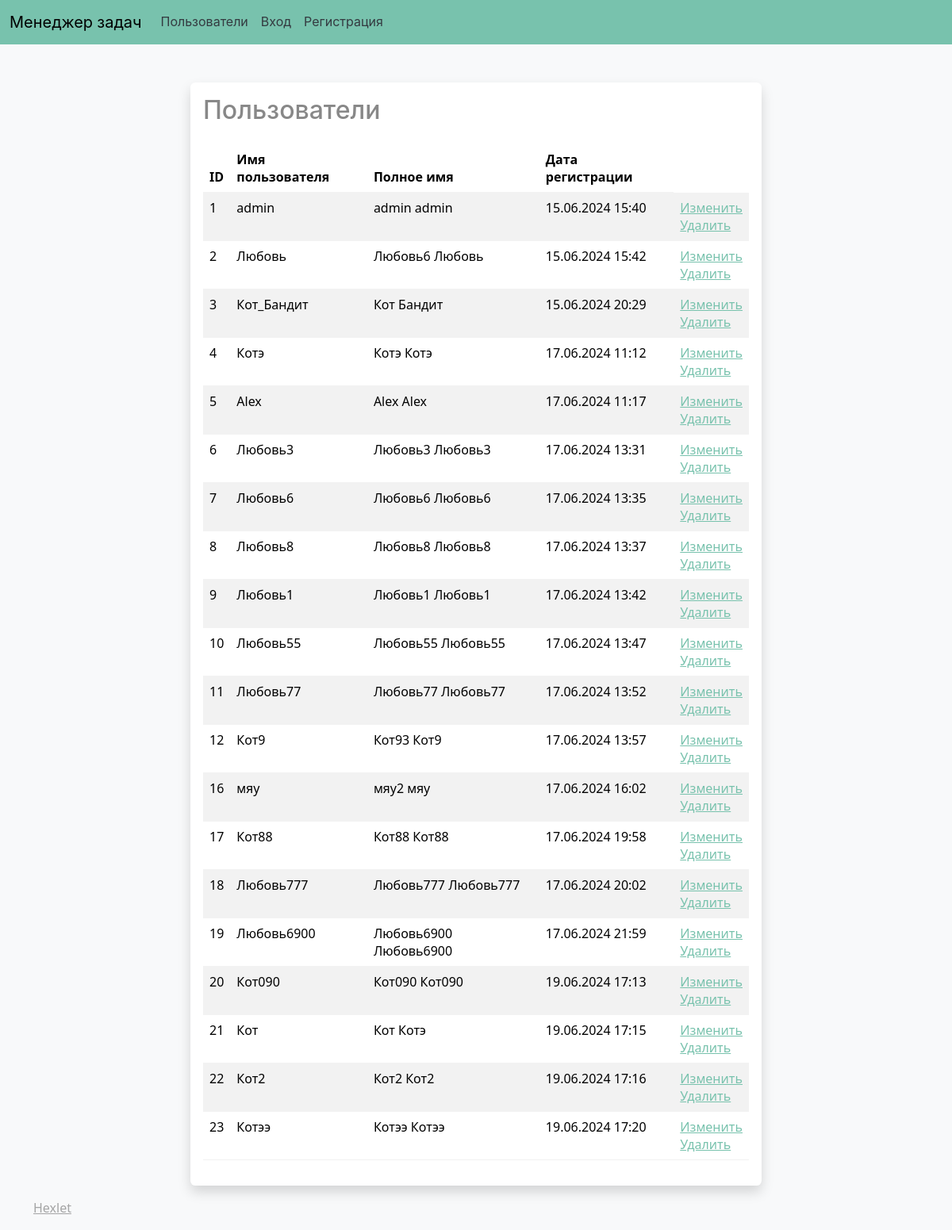
The app's page /users/, older data.
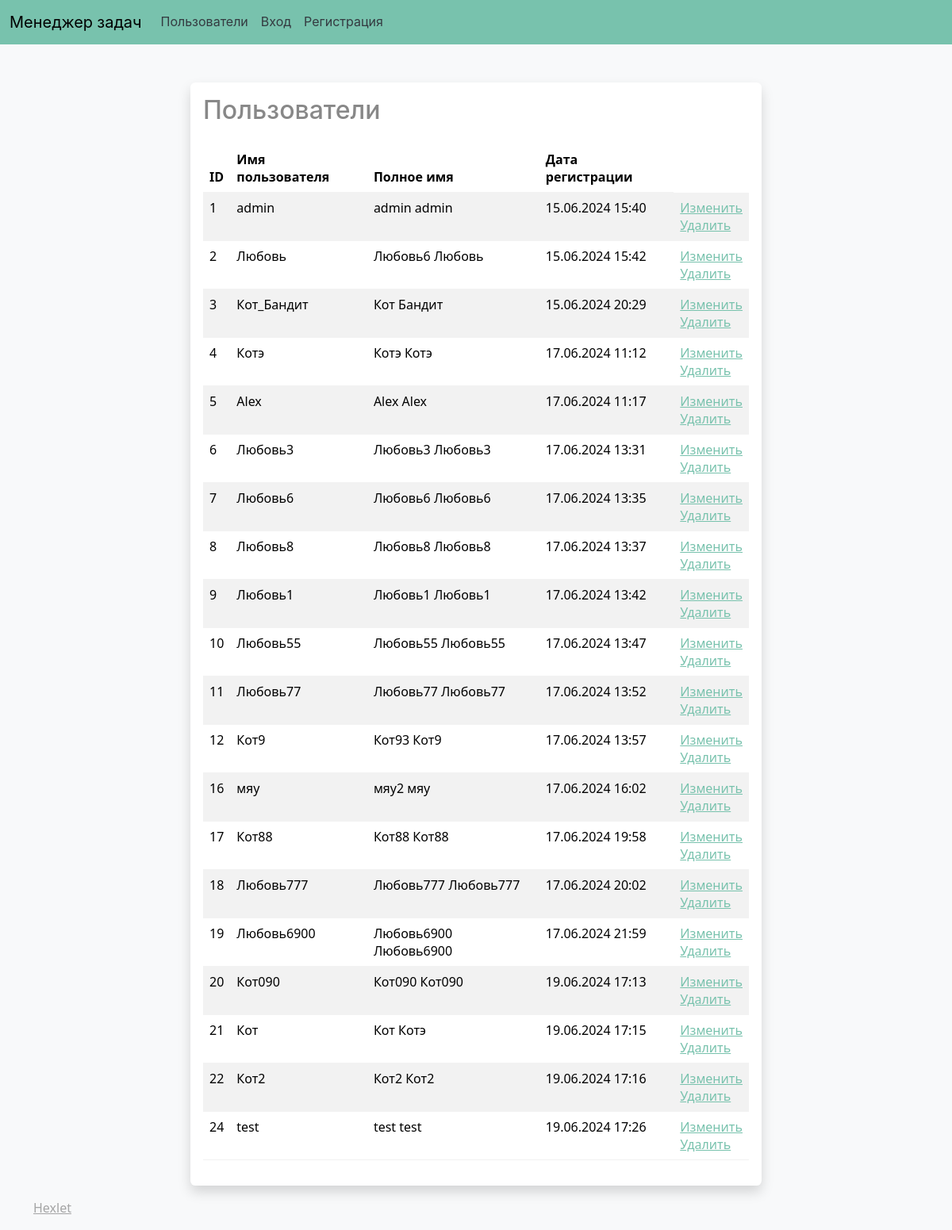
The same page, newer data.
### task_manager/models.py (models this page shows, shortened)
class CustomUser(AbstractUser):
    first_name = models.CharField(max_length=100)
    last_name = models.CharField(max_length=100)
    username = models.CharField(max_length=150, unique=True)
    password = models.CharField(max_length=100)
    REQUIRED_FIELDS = ['first_name', 'last_name']

### task_manager/views.py (the view)
# urls.py: path('users/', user_list, name='user-list'),
def user_list(request):
    users = CustomUser.objects.all()
    return render(request, 'users/users.html', {'users': users})

### task_manager/templates/users/users.html (shortened to what this page needs)
{% extends 'base.html' %}
{% load i18n %}
{% block content %}
<div class="container mt-5">
    <div class="row">
        <div class="col-md-8 offset-md-2">
            <div class="card border-0 shadow">
                <div class="card-body">
                    <h2 class="card-title">{% trans 'Пользователи' %}</h2>
                    <table class="table table-striped mt-4">
                        <thead>
                            <tr>
                                <th>{% trans 'ID' %}</th>
                                <th>{% trans 'Имя пользователя' %}</th>
                                <th>{% trans 'Полное имя' %}</th>
                                <th>{% trans 'Дата регистрации' %}</th>
                            </tr>
                        </thead>
                        <tbody>
                            {% for user in users %}
                            <tr>
                                <td>{{ user.id }}</td>
                                <td>{{ user.username }}</td>
                                <td>{{ user.get_full_name }}</td>
                                <td>{{ user.date_joined|date:"d.m.Y H:i" }}</td>
                                <td>
                                    <div><a href="{% url 'user_update' user.id %}">{% trans "Изменить" %}</a></div>
                                    <div><a href="{% url 'user_delete' user.id %}">{% trans "Удалить" %}</a></div>
                                </td>
                            </tr>
                            {% endfor %}
                        </tbody>
                    </table>
                </div>
            </div>
        </div>
    </div>
</div>
{% endblock %}

Row changes from the older to the newer data that the page shows:
removed CustomUser: id "23", username "Котээ", get_full_name "Котээ Котээ", date_joined "19.06.2024 17:20"
added CustomUser: id "24", username "test", get_full_name "test test", date_joined "19.06.2024 17:26"
